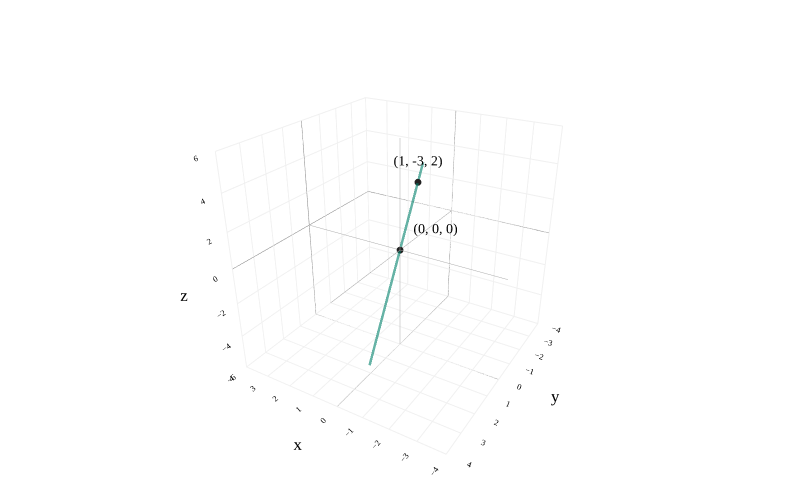

Notebook code for this chart:
### Markdown cell above
### Example: Line through Origin ✅

Consider the set of all vectors in $\mathbb{R}^3$ that lie on the line spanned by $\begin{bmatrix} 1 \\ -3 \\ 2 \end{bmatrix}$. Is this a set a subspace of $\mathbb{R}^3$? This is the set

$$\{ \begin{bmatrix} 1 \\ -3 \\ 2 \end{bmatrix} \mid t \in \mathbb{R} \}$$

Visually, this line looks like

### Code cell
from utils import plot_vectors
import numpy as np
import plotly.graph_objects as go

v = (1, -3, 2)

# Create the line spanned by v (all scalar multiples)
t = np.linspace(-2, 2, 100)
line_x = t * v[0]
line_y = t * v[1]
line_z = t * v[2]

fig = plot_vectors([((0, 0, 0), "#3d81f6", r"")], show_axis_labels=True, vdeltax=0.1)

# Add the line spanned by v to the 3D plot
fig.add_trace(
    go.Scatter3d(
        x=line_x,
        y=line_y,
        z=line_z,
        mode="lines",
        line=dict(color="rgba(0,77,64,0.6)", width=5),
        showlegend=False,
        hoverinfo="skip"
    )
)

# Draw small points at (0, 0, 0) and the tip of v
fig.add_trace(
    go.Scatter3d(
        x=[0, v[0]],
        y=[0, v[1]],
        z=[0, v[2]],
        mode="markers",
        marker=dict(size=4, color=["#222", "#222"]),
        showlegend=False,
        hoverinfo="skip"
    )
)

# Add annotations next to the two points: (0,0,0) and (2,-1,3)
fig.add_trace(
    go.Scatter3d(
        x=[0],
        y=[0],
        z=[0],
        mode="text",
        text=["(0, 0, 0)"],
        textposition="top right",
        showlegend=False,
        hoverinfo="skip"
    )
)
fig.add_trace(
    go.Scatter3d(
        x=[v[0]],
        y=[v[1]],
        z=[v[2]],
        mode="text",
        text=[f"({v[0]}, {v[1]}, {v[2]})"],
        textposition="top center",
        showlegend=False,
        hoverinfo="skip"
    )
)

# Add f0f0f0 lines at x=0, y=0, z=0 (non-removable)
axis_range = np.array([[-6, 6], [-6, 6], [-6, 6]])
# x-axis line (y=0, z=0)
fig.add_trace(
    go.Scatter3d(
        x=axis_range[0],
        y=[0, 0],
        z=[0, 0],
        mode="lines",
        line=dict(color="#aaa", width=1),
        showlegend=False,
        hoverinfo="skip"
    )
)
# y-axis line (x=0, z=0)
fig.add_trace(
    go.Scatter3d(
        x=[0, 0],
        y=axis_range[1],
        z=[0, 0],
        mode="lines",
        line=dict(color="#aaa", width=1),
        showlegend=False,
        hoverinfo="skip"
    )
)
# z-axis line (x=0, y=0)
fig.add_trace(
    go.Scatter3d(
        x=[0, 0],
        y=[0, 0],
        z=axis_range[2],
        mode="lines",
        line=dict(color="#aaa", width=1),
        showlegend=False,
        hoverinfo="skip"
    )
)

fig.update_layout(
    scene_camera=dict(
        eye=dict(x=-1.2, y=2, z=1.2)
    ),
    scene=dict(
        xaxis=dict(range=[-4, 4]),
        yaxis=dict(range=[-4, 4]),
        zaxis=dict(range=[-6, 6]),
        aspectmode="cube"
    ),
)

fig.show()

### Figure 1 — Plotly figure (JSON) as saved in the notebook; plotly's stock layout.template omitted (floating-point values rounded to 4 significant figures)
{"data": [{"hovertemplate": "(%{x}, %{y}, %{z})<extra></extra>", "line": {"color": "#3d81f6", "width": 6}, "mode": "lines", "showlegend": false, "type": "scatter3d", "x": [0, 0], "y": [0, 0], "z": [0, 0]}, {"colorscale": [[0, "#3d81f6"], [1, "#3d81f6"]], "hoverinfo": "skip", "showlegend": false, "showscale": false, "sizemode": "raw", "sizeref": 0.4, "type": "cone", "u": [0], "v": [0], "w": [0], "x": [0], "y": [0], "z": [0]}, {"hoverinfo": "skip", "mode": "text", "showlegend": false, "text": [""], "textfont": {"color": "#3d81f6", "family": "Palatino", "size": 16}, "textposition": "middle center", "type": "scatter3d", "x": [0.1], "y": [0.3], "z": [0.3]}, {"hoverinfo": "skip", "line": {"color": "rgba(0,77,64,0.6)", "width": 5}, "mode": "lines", "showlegend": false, "type": "scatter3d", "x": [-2.0, -1.96, -1.919, -1.879, -1.838, -1.798, -1.758, -1.717, -1.677, -1.636, -1.596, -1.556, -1.515, -1.475, -1.434, -1.394, -1.354, -1.313, -1.273, -1.232, -1.192, -1.152, -1.111, -1.071, -1.03, -0.9899, -0.9495, -0.9091, -0.8687, -0.8283, -0.7879, -0.7475, -0.7071, -0.6667, -0.6263, -0.5859, -0.5455, -0.5051, -0.4646, -0.4242, -0.3838, -0.3434, -0.303, -0.2626, -0.2222, -0.1818, -0.1414, -0.101, -0.06061, -0.0202, 0.0202, 0.06061, 0.101, 0.1414, 0.1818, 0.2222, 0.2626, 0.303, 0.3434, 0.3838, 0.4242, 0.4646, 0.5051, 0.5455, 0.5859, 0.6263, 0.6667, 0.7071, 0.7475, 0.7879, 0.8283, 0.8687, 0.9091, 0.9495, 0.9899, 1.03, 1.071, 1.111, 1.152, 1.192, 1.232, 1.273, 1.313, 1.354, 1.394, 1.434, 1.475, 1.515, 1.556, 1.596, 1.636, 1.677, 1.717, 1.758, 1.798, 1.838, 1.879, 1.919, 1.96, 2.0], "y": [6.0, 5.879, 5.758, 5.636, 5.515, 5.394, 5.273, 5.152, 5.03, 4.909, 4.788, 4.667, 4.545, 4.424, 4.303, 4.182, 4.061, 3.939, 3.818, 3.697, 3.576, 3.455, 3.333, 3.212, 3.091, 2.97, 2.848, 2.727, 2.606, 2.485, 2.364, 2.242, 2.121, 2.0, 1.879, 1.758, 1.636, 1.515, 1.394, 1.273, 1.152, 1.03, 0.9091, 0.7879, 0.6667, 0.5455, 0.4242, 0.303, 0.1818, 0.06061, -0.06061, -0.1818, -0.303, -0.4242, -0.5455, -0.6667, -0.7879, -0.9091, -1.03, -1.152, -1.273, -1.394, -1.515, -1.636, -1.758, -1.879, -2.0, -2.121, -2.242, -2.364, -2.485, -2.606, -2.727, -2.848, -2.97, -3.091, -3.212, -3.333, -3.455, -3.576, -3.697, -3.818, -3.939, -4.061, -4.182, -4.303, -4.424, -4.545, -4.667, -4.788, -4.909, -5.03, -5.152, -5.273, -5.394, -5.515, -5.636, -5.758, -5.879, -6.0], "z": [-4.0, -3.919, -3.838, -3.758, -3.677, -3.596, -3.515, -3.434, -3.354, -3.273, -3.192, -3.111, -3.03, -2.949, -2.869, -2.788, -2.707, -2.626, -2.545, -2.465, -2.384, -2.303, -2.222, -2.141, -2.061, -1.98, -1.899, -1.818, -1.737, -1.657, -1.576, -1.495, -1.414, -1.333, -1.253, -1.172, -1.091, -1.01, -0.9293, -0.8485, -0.7677, -0.6869, -0.6061, -0.5253, -0.4444, -0.3636, -0.2828, -0.202, -0.1212, -0.0404, 0.0404, 0.1212, 0.202, 0.2828, 0.3636, 0.4444, 0.5253, 0.6061, 0.6869, 0.7677, 0.8485, 0.9293, 1.01, 1.091, 1.172, 1.253, 1.333, 1.414, 1.495, 1.576, 1.657, 1.737, 1.818, 1.899, 1.98, 2.061, 2.141, 2.222, 2.303, 2.384, 2.465, 2.545, 2.626, 2.707, 2.788, 2.869, 2.949, 3.03, 3.111, 3.192, 3.273, 3.354, 3.434, 3.515, 3.596, 3.677, 3.758, 3.838, 3.919, 4.0]}, {"hoverinfo": "skip", "marker": {"color": ["#222", "#222"], "size": 4}, "mode": "markers", "showlegend": false, "type": "scatter3d", "x": [0, 1], "y": [0, -3], "z": [0, 2]}, {"hoverinfo": "skip", "mode": "text", "showlegend": false, "text": ["(0, 0, 0)"], "textposition": "top right", "type": "scatter3d", "x": [0], "y": [0], "z": [0]}, {"hoverinfo": "skip", "mode": "text", "showlegend": false, "text": ["(1, -3, 2)"], "textposition": "top center", "type": "scatter3d", "x": [1], "y": [-3], "z": [2]}, {"hoverinfo": "skip", "line": {"color": "#aaa", "width": 1}, "mode": "lines", "showlegend": false, "type": "scatter3d", "x": [-6, 6], "y": [0, 0], "z": [0, 0]}, {"hoverinfo": "skip", "line": {"color": "#aaa", "width": 1}, "mode": "lines", "showlegend": false, "type": "scatter3d", "x": [0, 0], "y": [-6, 6], "z": [0, 0]}, {"hoverinfo": "skip", "line": {"color": "#aaa", "width": 1}, "mode": "lines", "showlegend": false, "type": "scatter3d", "x": [0, 0], "y": [0, 0], "z": [-6, 6]}], "layout": {"font": {"color": "black", "family": "Palatino", "size": 14}, "height": 500, "margin": {"b": 0, "l": 0, "r": 0, "t": 0}, "paper_bgcolor": "white", "plot_bgcolor": "white", "scene": {"aspectmode": "cube", "aspectratio": {"x": 1.2, "y": 1.2, "z": 0.8}, "bgcolor": "white", "camera": {"eye": {"x": -1.2, "y": 2, "z": 1.2}}, "xaxis": {"backgroundcolor": "white", "gridcolor": "#f0f0f0", "range": [-4, 4], "showbackground": true, "tickfont": {"size": 10}, "title": {"text": "x"}, "zerolinecolor": "gray"}, "yaxis": {"backgroundcolor": "white", "gridcolor": "#f0f0f0", "range": [-4, 4], "showbackground": true, "tickfont": {"size": 10}, "title": {"text": "y"}, "zerolinecolor": "gray"}, "zaxis": {"backgroundcolor": "white", "gridcolor": "#f0f0f0", "range": [-6, 6], "showbackground": true, "tickfont": {"size": 10}, "title": {"text": "z"}, "zerolinecolor": "gray"}}, "width": 800}}
